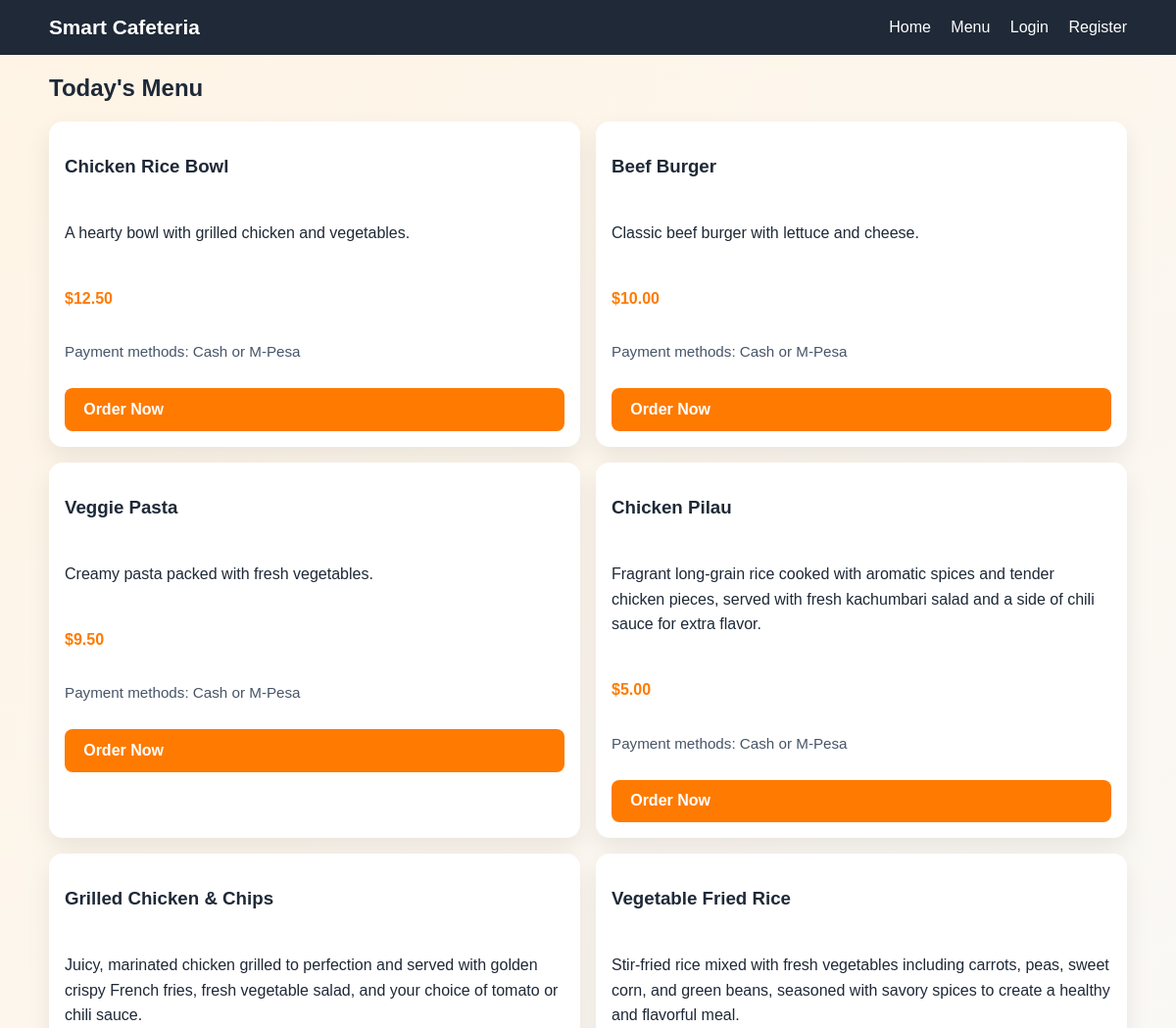
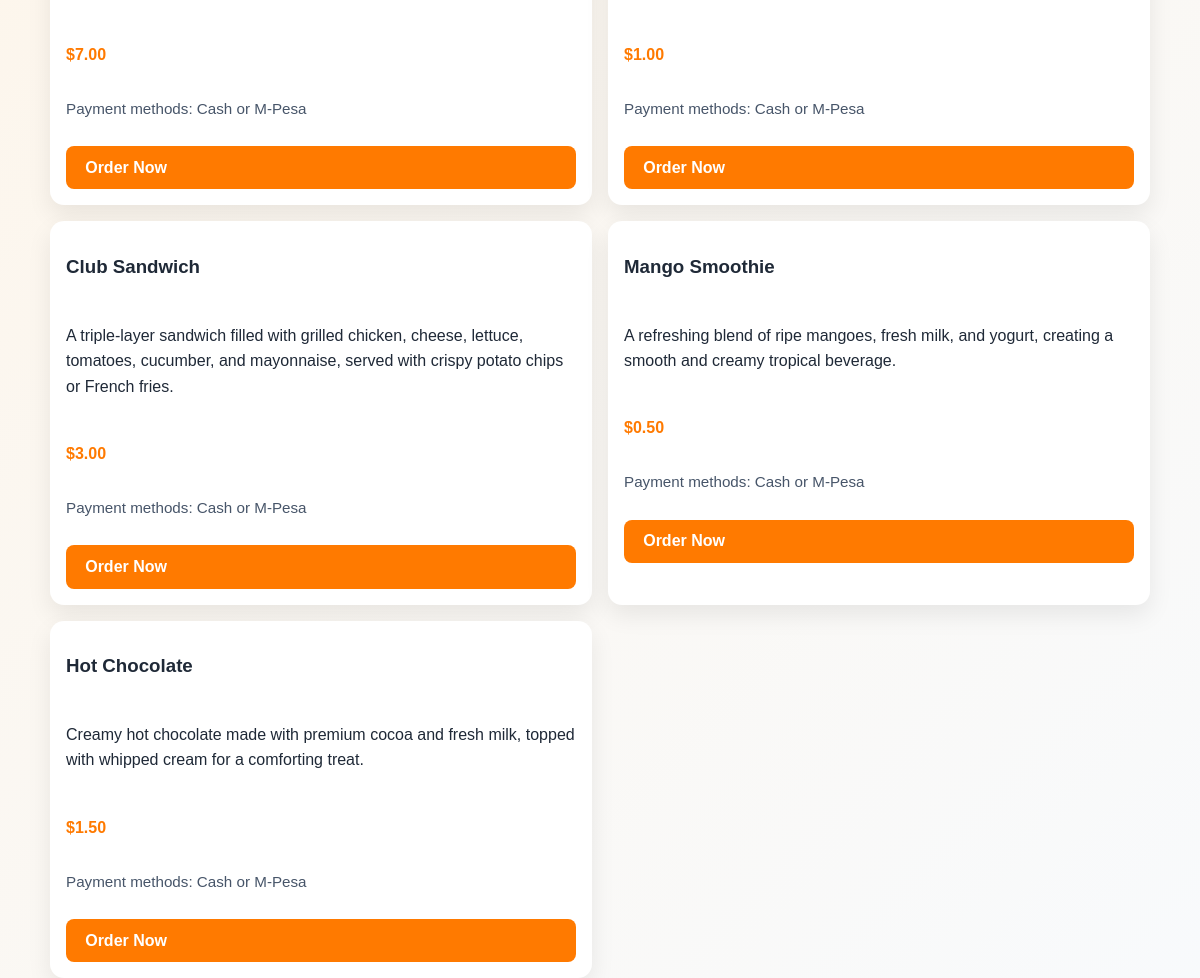
The app's page /menu/ with its own data (2 pictures, top to bottom).
### cafeteria/models.py (models this page shows, shortened)
class MenuItem(models.Model):
    name = models.CharField(max_length=120)
    description = models.TextField()
    price = models.DecimalField(max_digits=6, decimal_places=2)
    is_available = models.BooleanField(default=True)

### cafeteria/views.py (the view)
# urls.py: path("menu/", views.menu_view, name="menu"),
def menu_view(request):
    items = MenuItem.objects.filter(is_available=True)
    return render(request, "menu.html", {"items": items})

### templates/menu.html
{% extends 'base.html' %}
{% block content %}
<h2>Today's Menu</h2>
<div class="menu-grid">
    {% for item in items %}
    <div class="card menu-card">
        <h3>{{ item.name }}</h3>
        <p>{{ item.description }}</p>
        <p class="price">${{ item.price }}</p>
        <p class="meta-text">Payment methods: Cash or M-Pesa</p>
        <a class="btn btn-primary" href="{% url 'order_food' item.pk %}">Order Now</a>
    </div>
    {% empty %}
    <p>No meals available right now.</p>
    {% endfor %}
</div>
{% endblock %}

### static/css/style.css (style rules this page uses)
:root { --primary: #ff7a00; --secondary: #1f2937; --bg: #f8fafc; --card: #ffffff; }
body { margin: 0; font-family: Arial, sans-serif; background: linear-gradient(135deg, #fff4e5, var(--bg)); color: var(--secondary); }
.hero-text, .feature-box p, .card p { line-height: 1.6; }
.btn { display: inline-block; padding: 0.8rem 1.2rem; border-radius: 8px; text-decoration: none; font-weight: bold; }
.btn-primary { background: var(--primary); color: white; }
.hero-card, .card, .feature-box { background: var(--card); padding: 1.5rem; border-radius: 14px; box-shadow: 0 10px 25px rgba(0,0,0,0.08); }
.menu-grid { display: grid; grid-template-columns: repeat(2, 1fr); gap: 1rem; margin-top: 1rem; }
.menu-card, .order-card { padding: 1rem; display: flex; flex-direction: column; gap: 0.6rem; }
.price { font-weight: bold; color: var(--primary); }
.meta-text { color: #475569; margin-top: 0.25rem; font-size: 0.95rem; }

### records on screen
MenuItem: name "Chicken Rice Bowl", description "A hearty bowl with grilled chicken and vegetables.", price "12.50"
MenuItem: name "Beef Burger", description "Classic beef burger with lettuce and cheese.", price "10.00"
MenuItem: name "Veggie Pasta", description "Creamy pasta packed with fresh vegetables.", price "9.50"
MenuItem: name "Chicken Pilau", description "Fragrant long-grain rice cooked with aromatic spices and tender chicken pieces, served with fresh kachumbari salad and a side of chili sauce for extra flavor.", price "5.00"
MenuItem: name "Grilled Chicken & Chips", description "Juicy, marinated chicken grilled to perfection and served with golden crispy French fries, fresh vegetable salad, and your choice of tomato or chili sauce.", price "7.00"
MenuItem: name "Vegetable Fried Rice", description "Stir-fried rice mixed with fresh vegetables including carrots, peas, sweet corn, and green beans, seasoned with savory spices to create a healthy and flavorful meal.", price "1.00"
MenuItem: name "Club Sandwich", description "A triple-layer sandwich filled with grilled chicken, cheese, lettuce, tomatoes, cucumber, and mayonnaise, served with crispy potato chips or French fries.", price "3.00"
MenuItem: name "Mango Smoothie", description "A refreshing blend of ripe mangoes, fresh milk, and yogurt, creating a smooth and creamy tropical beverage.", price "0.50"
MenuItem: name "Hot Chocolate", description "Creamy hot chocolate made with premium cocoa and fresh milk, topped with whipped cream for a comforting treat.", price "1.50"
